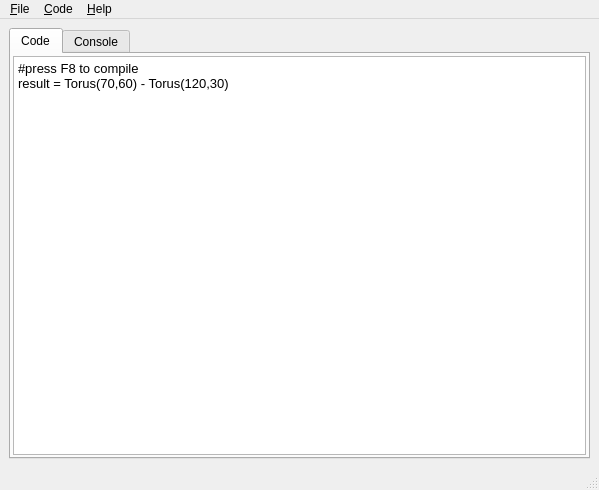
<?xml version="1.0" encoding="UTF-8"?>
<ui version="4.0">
 <class>MainWindow</class>
 <widget class="QMainWindow" name="MainWindow">
  <property name="geometry">
   <rect>
    <x>0</x>
    <y>0</y>
    <width>599</width>
    <height>490</height>
   </rect>
  </property>
  <property name="windowTitle">
   <string>compcad</string>
  </property>
  <widget class="QWidget" name="centralwidget">
   <layout class="QVBoxLayout" name="verticalLayout">
    <item>
     <widget class="QSplitter" name="splitter">
      <property name="orientation">
       <enum>Qt::Horizontal</enum>
      </property>
      <widget class="QTabWidget" name="tabWidget">
       <property name="tabShape">
        <enum>QTabWidget::Rounded</enum>
       </property>
       <property name="currentIndex">
        <number>0</number>
       </property>
       <widget class="QWidget" name="CodeTab">
        <attribute name="title">
         <string>Code</string>
        </attribute>
        <layout class="QGridLayout" name="gridLayout">
         <property name="margin">
          <number>2</number>
         </property>
         <item row="0" column="0">
          <widget class="QTextEdit" name="sourceEdit">
           <property name="html">
            <string>&lt;!DOCTYPE HTML PUBLIC &quot;-//W3C//DTD HTML 4.0//EN&quot; &quot;http://www.w3.org/TR/REC-html40/strict.dtd&quot;&gt;
&lt;html&gt;&lt;head&gt;&lt;meta name=&quot;qrichtext&quot; content=&quot;1&quot; /&gt;&lt;style type=&quot;text/css&quot;&gt;
p, li { white-space: pre-wrap; }
&lt;/style&gt;&lt;/head&gt;&lt;body style=&quot; font-family:'Droid Sans'; font-size:10pt; font-weight:400; font-style:normal;&quot;&gt;
&lt;p style=&quot; margin-top:0px; margin-bottom:0px; margin-left:0px; margin-right:0px; -qt-block-indent:0; text-indent:0px;&quot;&gt;#press F8 to compile&lt;/p&gt;
&lt;p style=&quot; margin-top:0px; margin-bottom:0px; margin-left:0px; margin-right:0px; -qt-block-indent:0; text-indent:0px;&quot;&gt;result = Torus(70,60) - Torus(120,30)&lt;/p&gt;&lt;/body&gt;&lt;/html&gt;</string>
           </property>
          </widget>
         </item>
        </layout>
       </widget>
       <widget class="QWidget" name="ConsoleTab">
        <attribute name="title">
         <string>Console</string>
        </attribute>
        <layout class="QGridLayout" name="gridLayout_2">
         <property name="margin">
          <number>2</number>
         </property>
         <item row="0" column="0">
          <widget class="QPlainTextEdit" name="console">
           <property name="readOnly">
            <bool>true</bool>
           </property>
          </widget>
         </item>
        </layout>
       </widget>
      </widget>
     </widget>
    </item>
   </layout>
  </widget>
  <widget class="QMenuBar" name="menubar">
   <property name="geometry">
    <rect>
     <x>0</x>
     <y>0</y>
     <width>599</width>
     <height>25</height>
    </rect>
   </property>
   <widget class="QMenu" name="menuFile">
    <property name="title">
     <string>&amp;File</string>
    </property>
    <addaction name="action_Close"/>
   </widget>
   <widget class="QMenu" name="menuCode">
    <property name="title">
     <string>&amp;Code</string>
    </property>
    <addaction name="action_Compile"/>
   </widget>
   <widget class="QMenu" name="menuHelp">
    <property name="title">
     <string>&amp;Help</string>
    </property>
    <addaction name="action_About"/>
   </widget>
   <addaction name="menuFile"/>
   <addaction name="menuCode"/>
   <addaction name="menuHelp"/>
  </widget>
  <widget class="QStatusBar" name="statusbar"/>
  <action name="action_Close">
   <property name="text">
    <string>&amp;Close</string>
   </property>
  </action>
  <action name="action_About">
   <property name="text">
    <string>&amp;About</string>
   </property>
  </action>
  <action name="action_Compile">
   <property name="text">
    <string>&amp;Compile</string>
   </property>
   <property name="shortcut">
    <string>F8</string>
   </property>
  </action>
 </widget>
 <resources/>
 <connections>
  <connection>
   <sender>action_Close</sender>
   <signal>activated()</signal>
   <receiver>MainWindow</receiver>
   <slot>close()</slot>
   <hints>
    <hint type="sourcelabel">
     <x>-1</x>
     <y>-1</y>
    </hint>
    <hint type="destinationlabel">
     <x>399</x>
     <y>299</y>
    </hint>
   </hints>
  </connection>
 </connections>
</ui>
